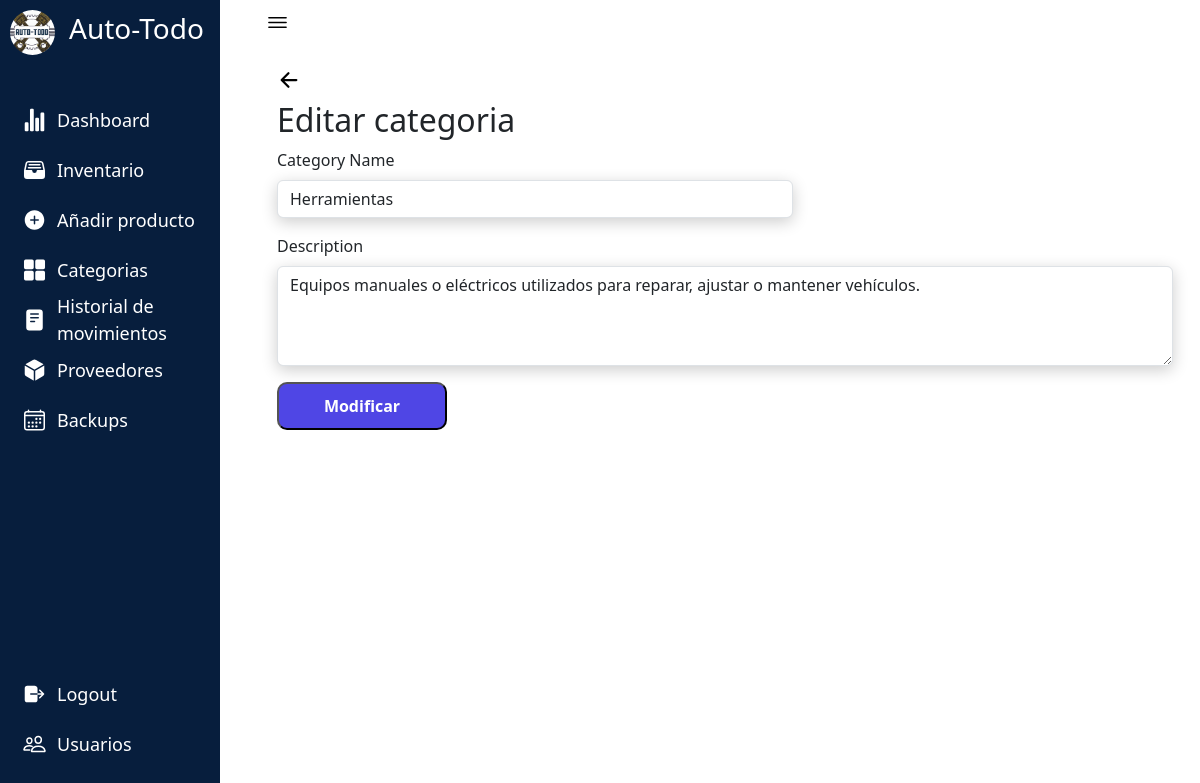
Screenshot of /controllers/editcategory.php?editid=1 (signed in) with the database file from the repository.
### tables this page shows
CREATE TABLE `categoria` (
  `id_categoria` int(11) NOT NULL AUTO_INCREMENT,
  `nombre` varchar(50) DEFAULT NULL,
  `descripcion` text DEFAULT NULL,
  PRIMARY KEY (`id_categoria`)
);

### controllers/editcategory.php (the view, shortened to what this page needs)
<?php
require_once "../system/config.php";
?>
<!DOCTYPE html>
<html lang="en">
<head>
    <link rel="stylesheet" href="../assets/css/testin3.css">
    <link href="https://cdn.jsdelivr.net/npm/bootstrap@5.3.1/dist/css/bootstrap.min.css" rel="stylesheet">
</head>
<body>
    <?php
        include '../includes/sidebar_admin.php';
    ?>
    <section class="dashboard">
        <div class="top">
            <ion-icon class="navToggle" name="menu-outline"></ion-icon>
        </div>
        <div class="content-wrapper">
            <div class="container">
                <div class="row">
                    <div class="col-lg-12 col-offset-2">
                        <a href="../views/Category.php" style="font-size: 24px; text-decoration:none; color:black;">
                            <ion-icon name="arrow-back-outline"></ion-icon>
                        </a>
                        <div class="page-header">
                            <h2>Editar categoria</h2>
                        </div>
                        <div>
                            <form class="row g-3" method="POST" id="categoryForm">
                                <?php
                            $eid = isset($_GET['editid']) ? $_GET['editid'] : '';
                            $sql = mysqli_query($conn, "SELECT * FROM categoria WHERE id_categoria='$eid'");
                            while ($row = mysqli_fetch_array($sql)) {
                            ?>
                                <div class="col-md-7">
                                    <label for="category_name" class="form-label">Category Name</label>
                                    <input type="text" name="nombre" value="<?php echo $row['nombre'];?>"
                                        id="category_name" class="form-control" required="" placeholder="">
                                </div>
                                <div class="col-md-12">
                                    <label class="form-label">Description</label>
                                    <textarea name="descripcion" id="category_description" class="form-control"
                                        required="" placeholder=""
                                        style="height: 100px"><?php echo $row['descripcion'];?></textarea>
                                </div>
                                <?php } ?>
                                <div class="col-md-2">
                                    <button type="submit" name="update" class="allButton">Modificar</button>
                                </div>
                            </form>
                        </div>
                    </div>
                </div>
            </div>
        </div>
    </section>
</body>
</html>

### assets/css/testin3.css (style rules this page uses)
* { margin: 0; padding: 0; box-sizing: border-box; }
:root { --primary-color:#071e3d; --nav-color: #071e3d; --dash-color: #fff; --logo-color: #fff; --text-color: #000; --text-color-light: #333; --white: #fff; --border-color: #ccc; --toggle-color: #fff; --title-icon-color: #fff; --time-03: all 0.3s linear; --time-02: all 0.2s linear; }
body { width: 100%; min-height: 100vh; background-color: var(--dash-color); font-family: 'Poppins', sans-serif; }
.dashboard { position: relative; left: 250px; width: calc(100% - 250px); min-height: 100vh; background-color: var(--dash-color); padding: 10px 15px; transition: var(--time-03); }
.dashboard .top { position: fixed; background-color: var(--dash-color); display: flex; justify-content: space-between; align-items: center; left: 250px; top: 0; padding: 10px 15px; width: calc(100% - 250px); transition: var(--time-03); z-index: 100; }
.dashboard .top .navToggle { font-size: 25px; color: var(--text-color); cursor: pointer; }
.container { padding:1%; background-color: white; margin-top:5%; transition: border-radius 0.5s cubic-bezier(0.175, 0.885, 0.32, 1.275); }
.content-wrapper { margin-top: 20px; transition: all 0.3s ease-in-out; }
.dashboard .content-wrapper { top: 0; transition: var(--time-03); }
input { box-shadow: 0 4px 16px rgba(0, 0, 0, 0.2); }
textarea { box-shadow: 0 4px 16px rgba(0, 0, 0, 0.2); }
.allButton { display: inline-block; padding: 10px 20px; text-decoration: none; color: #fff; background-color:#4F46E5; border-radius:10px; width:170px; text-align:center; font-weight: bold; }

### rows the page displays
categoria: nombre "Herramientas", descripcion "Equipos manuales o eléctricos utilizados para reparar, ajustar o mantener vehículos."
